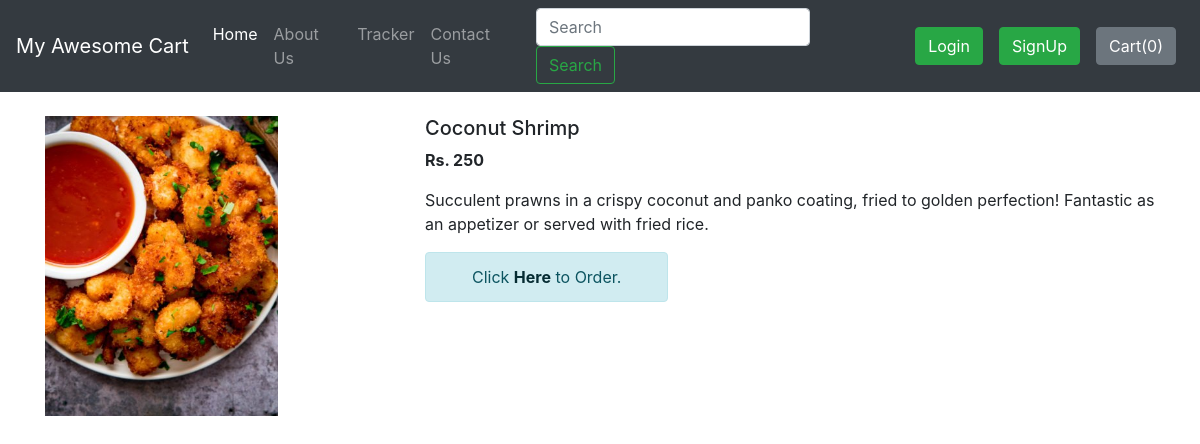
/shop/productView/12, run on the app's committed database.
### shop/models.py (models this page shows, shortened)
class Product(models.Model):
    product_id = models.AutoField
    product_name = models.CharField(max_length=50)
    category = models.CharField(max_length=50, default="")
    subcategory = models.CharField(max_length=50, default="")
    price = models.IntegerField(default=0)
    desc = models.CharField(max_length=200)
    pub_date = models.DateField()
    image = models.ImageField(upload_to="shop/images", default="")

### shop/views.py (the view)
# urls.py: path('productView/<int:myid>', views.productView, name="productView"),
def productView(request, myid):
    product = Product.objects.filter(id=myid)
    return render(request, 'shop/prodView.html', {'product': product[0]})

### shop/templates/shop/prodView.html (shortened to what this page needs)
{% extends 'shop/basic.html' %}
{% block body %}
<div class="container my-4">
    <div class="row">
    <div class="col-md-4">
        <img src="/media/{{product.image}}" width="233px" height="300px">
    </div>
    <div class="col-md-8">
        <h5>{{product.product_name}}</h5>
        <p><b>Rs. {{product.price}} </b></p>
        <p>{{product.desc}}</p>
        <div class='alert alert-info col-md-4 col-md-offset-4'>
            <center>Click <a href='/shop/' class='alert-link'>Here</a> to Order.</center>
        </div>
    </div>
    </div>
</div>
{% endblock %}

### data on the page
Product: image (picture), product_name "Coconut Shrimp", price "250", desc "Succulent prawns in a crispy coconut and panko coating, fried to golden perfection! Fantastic as an appetizer or served with fried rice."
